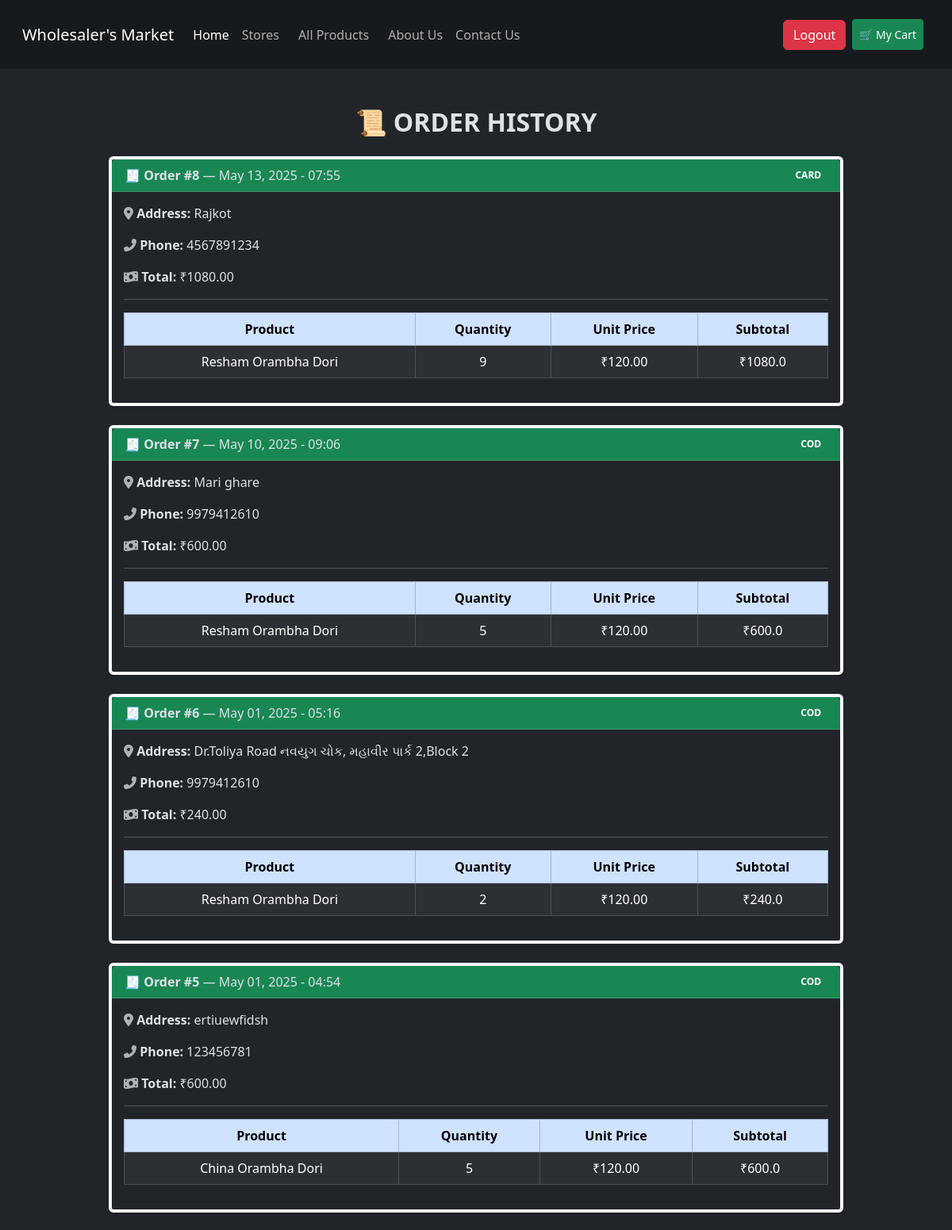
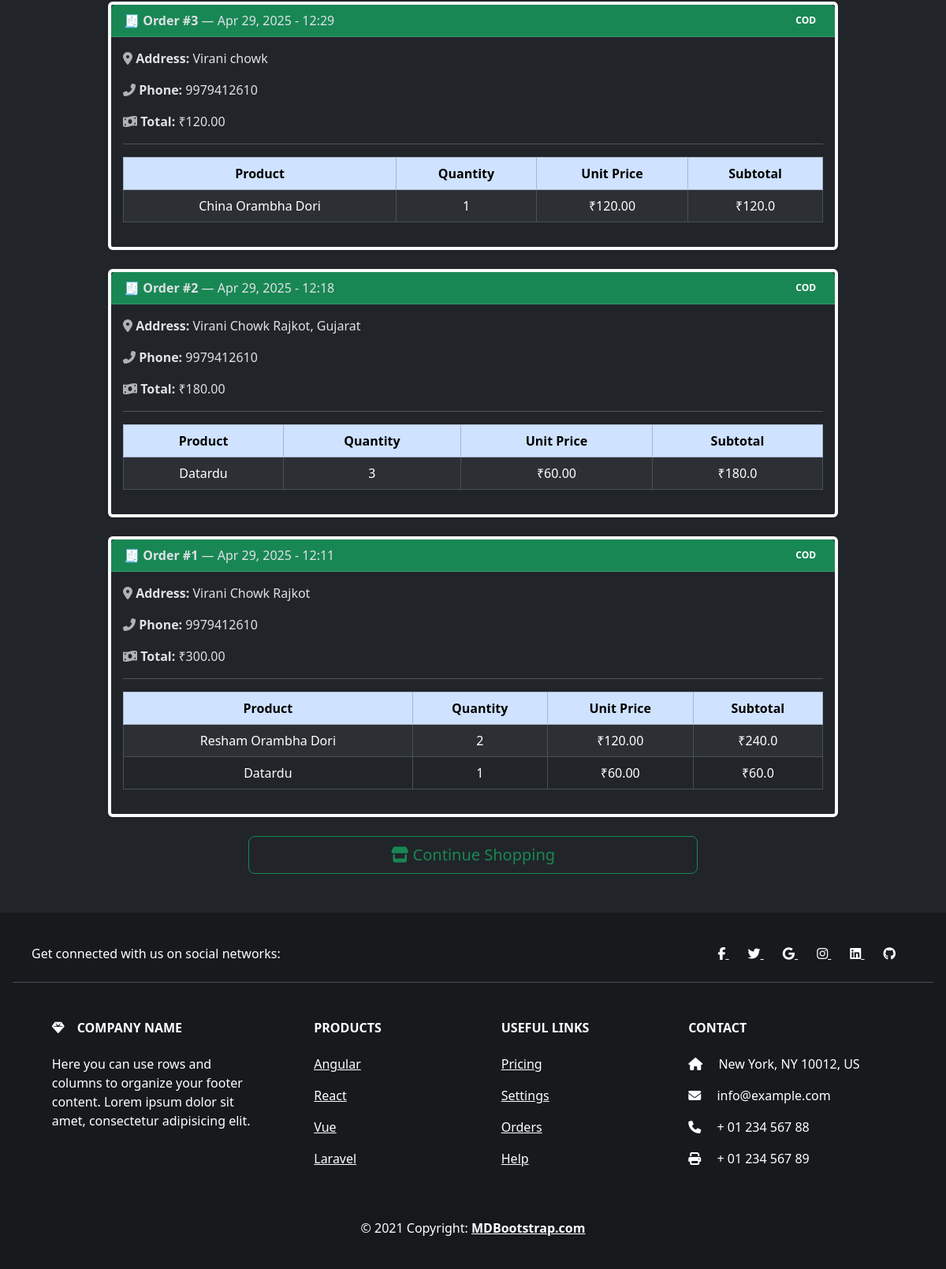
/orders/history/ (signed in), run on the app's committed database (2 pictures, top to bottom).
### store/models.py (models this page shows, shortened)
class Order(models.Model):
    PAYMENT_CHOICES = [
        ('COD', 'Cash on Delivery'),
        ('UPI', 'UPI'),
        ('CARD', 'Credit/Debit Card'),
        ('NETBANKING', 'Net Banking'),
    ]
    user = models.ForeignKey(User, on_delete=models.CASCADE)
    address = models.TextField()
    phone = models.CharField(max_length=15)
    payment_method = models.CharField(max_length=50, choices=PAYMENT_CHOICES)
    total = models.DecimalField(max_digits=10, decimal_places=2)
    created_at = models.DateTimeField(auto_now_add=True)
    payment_method = models.CharField(
        max_length=50,
        choices=PAYMENT_CHOICES,
        default='COD'  # ✅ Set default to remove the '---------' choice
    )

class OrderItem(models.Model):
    order = models.ForeignKey(Order, related_name='items', on_delete=models.CASCADE)
    product = models.ForeignKey(Product, on_delete=models.SET_NULL, null=True)
    quantity = models.PositiveIntegerField()
    price = models.DecimalField(max_digits=10, decimal_places=2)  # store at purchase time

class Product(models.Model):
    store = models.ForeignKey(Store, on_delete=models.CASCADE)
    branch = models.ForeignKey(Branch, on_delete=models.CASCADE, null=True, blank=True)
    category = models.ForeignKey(Category, on_delete=models.SET_NULL, null=True, blank=True)
    name = models.CharField(max_length=100)
    product_id = models.CharField(max_length=50, unique=True, default=generate_product_id)
    price = models.DecimalField(max_digits=10, decimal_places=2)
    description = models.TextField(blank=True, null=True)
    stock_status = models.BooleanField(default=True)
    stock_quantity = models.PositiveIntegerField(default=0)
    created_at = models.DateTimeField(auto_now_add=True)

### store/views.py (the view)
# urls.py: path('orders/history/', views.order_history, name='order_history'),
@login_required
def order_history(request):
    orders = Order.objects.filter(user=request.user).order_by('-created_at')
    return render(request, 'order_history.html', {'orders': orders})

### store/templatetags/custom_filters.py (called while the page is built)
@register.filter
def multiply(value, arg):
    try:
        return float(value) * float(arg)
    except:
        return ''

### store/templates/order_history.html (shortened to what this page needs)
{% extends "base.html" %}
{% load static %}
{% load custom_filters %}
{% block content %}
<div class="container py-5">
  <h2 class="mb-4 fw-bold text-uppercase text-center">📜 Order History</h2>
  {% if orders %}
    <div class="row justify-content-center">
      {% for order in orders %}
      <div class="col-md-10 mb-4">
        <div class="card border-start border-4 border-light shadow-sm">
          <div class="card-header bg-success d-flex justify-content-between align-items-center">
            <span><strong>🧾 Order #{{ order.id }}</strong> — {{ order.created_at|date:"M d, Y - H:i" }}</span>
            <span class="badge bg-success">{{ order.payment_method }}</span>
          </div>
          <div class="card-body">
            <p><i class="fas fa-map-marker-alt text-muted"></i> <strong>Address:</strong> {{ order.address }}</p>
            <p><i class="fas fa-phone-alt text-muted"></i> <strong>Phone:</strong> {{ order.phone }}</p>
            <p><i class="fas fa-money-bill-wave text-muted"></i> <strong>Total:</strong> ₹{{ order.total }}</p>
            <hr>
            <div class="table-responsive">
              <table class="table table-striped table-bordered align-middle text-center">
                <thead class="table-primary">
                  <tr>
                    <th>Product</th>
                    <th>Quantity</th>
                    <th>Unit Price</th>
                    <th>Subtotal</th>
                  </tr>
                </thead>
                <tbody>
                  {% for item in order.items.all %}
                  <tr>
                    <td>{{ item.product.name }}</td>
                    <td>{{ item.quantity }}</td>
                    <td>₹{{ item.price|floatformat:2 }}</td>
                    <td>₹{{ item.quantity|multiply:item.price }}</td>
                  </tr>
                  {% endfor %}
                </tbody>
              </table>
            </div>
          </div>
        </div>
      </div>
      {% endfor %}
      <a href="{% url 'all_products' %}" class="btn btn-outline-success btn-lg w-50">
        <i class="fas fa-store"></i> Continue Shopping
      </a>
    </div>
  {% endif %}
</div>
{% endblock %}

### static/styles.css (style rules this page uses)
body { height: 3000px; }
.card-body { padding: 15px; }
html, body { margin: 0; padding: 0; height: 100%; width: 100%; overflow-x: hidden; }

### data on the page
Order: id "8", created_at "May 13, 2025 - 07:55", payment_method "CARD", address "Rajkot", phone "4567891234", total "1080.00"
OrderItem: product.name "Resham Orambha Dori", quantity "9", price "120.00", quantity|multiply "1080.0"
Order: id "7", created_at "May 10, 2025 - 09:06", payment_method "COD", address "Mari ghare", phone "9979412610", total "600.00"
OrderItem: product.name "Resham Orambha Dori", quantity "5", price "120.00", quantity|multiply "600.0"
Order: id "6", created_at "May 01, 2025 - 05:16", payment_method "COD", address "Dr.Toliya Road નવયુગ ચોક, મહાવીર પાર્ક 2,Block 2", phone "9979412610", total "240.00"
OrderItem: product.name "Resham Orambha Dori", quantity "2", price "120.00", quantity|multiply "240.0"
Order: id "5", created_at "May 01, 2025 - 04:54", payment_method "COD", address "ertiuewfidsh", phone "123456781", total "600.00"
OrderItem: product.name "China Orambha Dori", quantity "5", price "120.00", quantity|multiply "600.0"
Order: id "3", created_at "Apr 29, 2025 - 12:29", payment_method "COD", address "Virani chowk", phone "9979412610", total "120.00"
OrderItem: product.name "China Orambha Dori", quantity "1", price "120.00", quantity|multiply "120.0"
Order: id "2", created_at "Apr 29, 2025 - 12:18", payment_method "COD", address "Virani Chowk Rajkot, Gujarat", phone "9979412610", total "180.00"
OrderItem: product.name "Datardu", quantity "3", price "60.00", quantity|multiply "180.0"
Order: id "1", created_at "Apr 29, 2025 - 12:11", payment_method "COD", address "Virani Chowk Rajkot", phone "9979412610", total "300.00"
OrderItem: product.name "Resham Orambha Dori", quantity "2", price "120.00", quantity|multiply "240.0"
OrderItem: product.name "Datardu", quantity "1", price "60.00", quantity|multiply "60.0"
